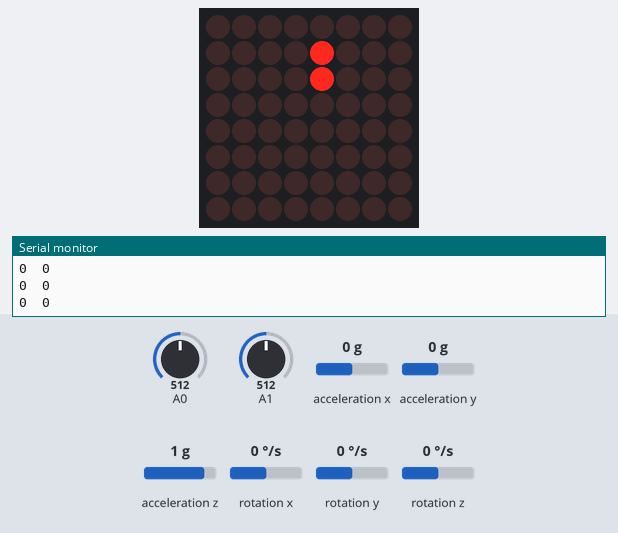
Recording of a sketch running on a simulated Arduino Uno, built with avr-gcc and run on an emulated ATmega328P. Shown: 8×8 LED matrix, the last lines printed to the serial monitor. Wiring (inferred from the names in the program): MPU-6050 motion sensor at I2C address 0x68. The inputs (shaded band) are chosen by the test bench; at power-on: acceleration y 0 g, A0 = 512, A1 = 512, acceleration x 0 g, acceleration z 1 g, rotation x 0 °/s, rotation y 0 °/s, rotation z 0 °/s. Random numbers use the default seed unless the sketch sets one.

Above: at 1.28 s.
1.3 s: acceleration y set to -1.4 g
At 1.7 s:
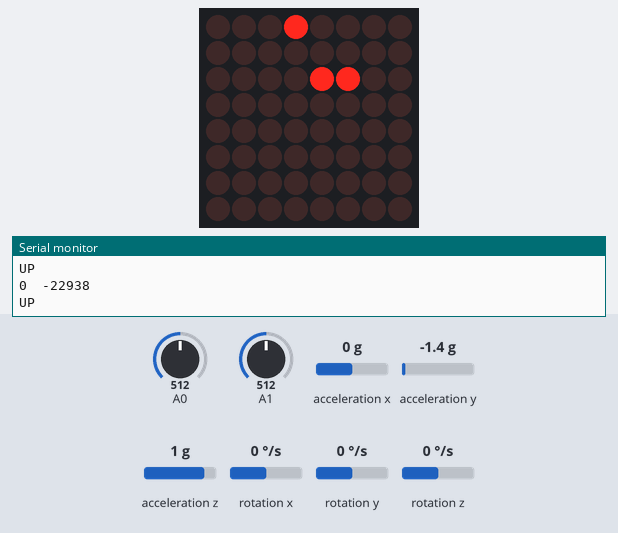
At 2.11 s:
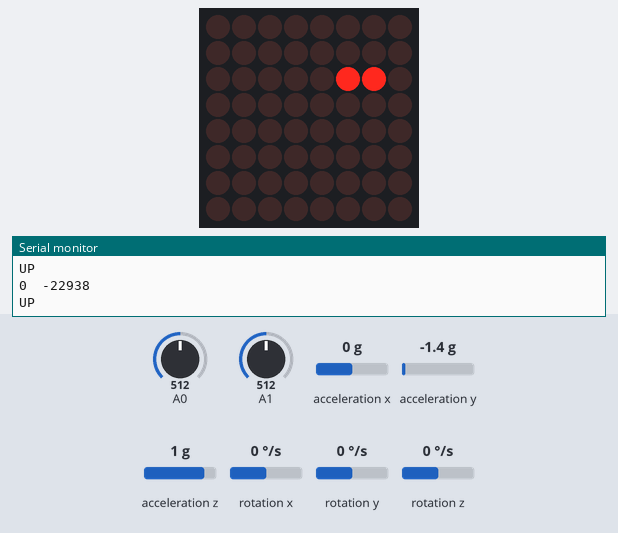

The sketch:

Greedy_snake19.8.14.ino
```cpp
#include "LedControl.h"
#include<Wire.h>
const int MPU_addr=0x68;  // I2C address of the MPU-6050
// connection to MAX7219 (data, clik, load, #of dispplay)
LedControl lc = LedControl(13,7,8,1);
int16_t AcX,AcY;
// direction
int xVal = 0;
int yVal = 0;
const int UP    = 0;
const int RIGHT  = 1;
const int DOWN = 2;
const int LEFT   = 3;
// Snake length
const int MAX_SNAKE_LENGTH = 64;

// Variables
//Adafruit_8x8matrix matrix = Adafruit_8x8matrix();// Display
int direction = RIGHT;                             // direction of movement
int snakeX[MAX_SNAKE_LENGTH];                      // X-coordinates of snake
int snakeY[MAX_SNAKE_LENGTH];                      // Y-coordinates of snake
int snakeLength = 2;
int score = 3;
unsigned long prevTime = 0;                        // for gamedelay (ms)
unsigned long delayTime = 500;                     // Game step in ms

int fruitX, fruitY;
unsigned long fruitPrevTime = 0;
unsigned long fruitBlinkTime = 100;

int fruitLed = true;


void setup(){
  ////wake up the MAX72XX from power-saving mode
  lc.shutdown(0,false);
  //set a medium brightness for the Leds
  lc.setIntensity(0, 1);
  //Switch all Leds on the display off.
  lc.clearDisplay(0);
  Serial.begin(9600);

  randomSeed(analogRead(A5));
  Wire.begin();
  Wire.beginTransmission(MPU_addr);
  Wire.write(0x6B);  // PWR_MGMT_1 register
  Wire.write(0);     // set to zero (wakes up the MPU-6050)
  Wire.endTransmission(true);


  snakeX[0] = 0;
  snakeY[0] = 4;
  for(int i=1; i<MAX_SNAKE_LENGTH; i++){
    snakeX[i] = snakeY[i] = -1;
  }
  makeFruit();

}

void loop(){
    delay(10);
    checkGy521();  // if any button is pressed or not
    unsigned long currentTime = millis();
    if(currentTime - prevTime >= delayTime){
    nextstep();
    prevTime = currentTime;
    int m=analogRead(A0);
    int n=analogRead(A1);
  }
  draw(); // make snack & food
  snakeItSelf(); // check if snack bite itself
}

void checkGy521(){
  static unsigned long delaytime = millis();
  if(millis() - delaytime > 20){
    delaytime = millis();
    Wire.beginTransmission(MPU_addr);
    Wire.write(0x3B);  // starting with register 0x3B (ACCEL_XOUT_H)
    Wire.endTransmission(false);
    Wire.requestFrom(MPU_addr,14,true);  // request a total of 14 registers
    AcX=Wire.read()<<8|Wire.read();  // 0x3B (ACCEL_XOUT_H) & 0x3C (ACCEL_XOUT_L)
    AcY=Wire.read()<<8|Wire.read();  // 0x3D (ACCEL_YOUT_H) & 0x3E (ACCEL_YOUT_L)
    delay(33);
    Serial.print(AcX);
    Serial.print('\t');
    Serial.println(AcY);
    if(AcX>-1600&&AcX<1600&&AcY>8000&&direction!= DOWN){
    direction=UP;
    Serial.println("DOWN");
    }
    else if(AcX>-1600&&AcX<1600&&AcY<-8000&& direction!= UP){
    direction=DOWN;
    Serial.println("UP");
    }
    else if(AcX<-8000&& AcY>-1600&&AcY<1600&& direction!= LEFT){
    direction=RIGHT;
    Serial.println("LEFT");
    }
    else if(AcX>8000&&AcY>-1600&&AcY<1600&& direction!= RIGHT){
    direction=LEFT;
    Serial.println("RIGHT");
    }
  }
}

void draw(){
  lc.clearDisplay(0);
  drawSnake();
  drawFruit();
}
void drawSnake(){
  for(int i=0; i<snakeLength; i++){
/* Set the status of a single Led.
 * Params :
 *   addr  address of the display
 *   row   the row of the Led (0..7)
 *   col   the column of the Led (0..7)
 *   state If true the led is switched on, if false it is switched off

setLed(int addr, int row, int col, boolean state);
*/
    lc.setLed(0,snakeX[i], snakeY[i], true);
  }
}
void drawFruit(){
  if(inPlayField(fruitX, fruitY)){
    unsigned long currenttime = millis();
    if(currenttime - fruitPrevTime >= fruitBlinkTime){
      /*
       *Fruit keeps flashing
      */
      fruitLed = (fruitLed == true) ? false : true;
      fruitPrevTime = currenttime;
    }
    lc.setLed(0,fruitX, fruitY, fruitLed);
  }
}
/*
 * Fruit appears range
*/
boolean inPlayField(int x, int y){
  return (x>=0) && (x<8) && (y>=0) && (y<8);
}


void nextstep(){
    for(int i=snakeLength-1; i>0; i--){
    snakeX[i] = snakeX[i-1];
    snakeY[i] = snakeY[i-1];
  }

  switch(direction){
    case UP:
      snakeY[0] = snakeY[0]-1;
      if(snakeY[0]==-1)
      snakeY[0]=7;
      break;
    case RIGHT:
      snakeX[0] = snakeX[0]+1;
      if(snakeX[0]==8)
      snakeX[0]=0;
      break;
    case DOWN:
      snakeY[0] = snakeY[0]+1;
      if(snakeY[0]==8)
      snakeY[0]=0;
      break;
    case LEFT:
      snakeX[0]=snakeX[0]-1;
      if(snakeX[0]==-1)
      snakeX[0]=7;
      break;
   }

  if((snakeX[0] == fruitX) && (snakeY[0] == fruitY)){
    snakeLength++;
    score++;
    if(snakeLength < MAX_SNAKE_LENGTH){
      makeFruit();
    }
    else {
      fruitX = fruitY = -1;
    }
    if(score%8==0)
      {
        delayTime = delayTime - 50;
     }
  }

}
/*
 * Fruit appears outside the snake body
*/
void makeFruit(){
  int x, y;
  x = random(0, 8);
  y = random(0, 8);
  while(isPartOfSnake(x, y)){
    x = random(0, 8);
    y = random(0, 8);
  }
  fruitX = x;
  fruitY = y;
}
/*
 * Determine where the fruit appears
*/
boolean isPartOfSnake(int x, int y){
  for(int i=0; i<snakeLength-1; i++){
    if((x == snakeX[i]) && (y == snakeY[i])){
      return true;
    }
  }
  return false;
}
/*
 * Snake head hits the snake body
*/
void snakeItSelf(){  // check if snake touches itself
    for(int i=1;i<snakeLength;i++){
      if((snakeX[0] == snakeX[i]) && (snakeY[0] == snakeY[i])){
       gameOver();
      }
     }
}
void gameOver(){
  lc.clearDisplay(0);
  for(int r = 0; r < 8; r++){
        for(int c = 0; c < 8; c++){
            lc.setLed(0, r, c, HIGH);
            delay(50);
        }delay(50);
    }
  delay(300);
  score = 3;
  snakeLength = 3;
  direction = RIGHT;
  snakeX[0]=3;
  snakeY[0]=4;
  delayTime = 500;
  loop();
}
```
